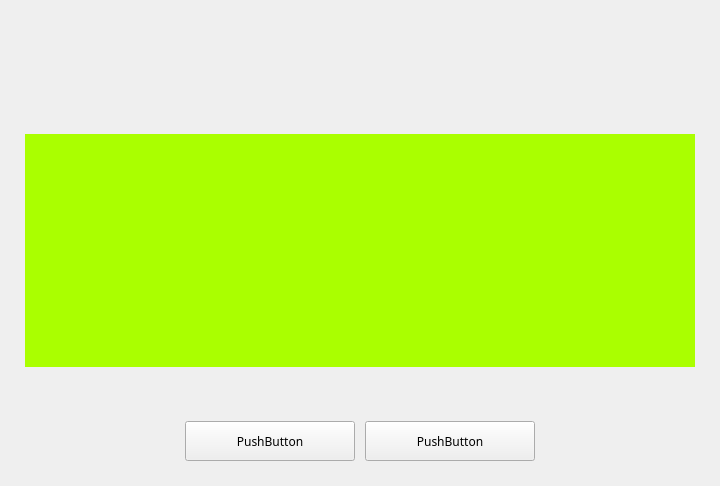
<?xml version="1.0" encoding="UTF-8"?>
<ui version="4.0">
 <class>PLSUpdateView</class>
 <widget class="QWidget" name="PLSUpdateView">
  <property name="geometry">
   <rect>
    <x>0</x>
    <y>0</y>
    <width>720</width>
    <height>486</height>
   </rect>
  </property>
  <property name="windowTitle">
   <string/>
  </property>
  <property name="styleSheet">
   <string notr="true"/>
  </property>
  <layout class="QVBoxLayout" name="verticalLayout">
   <property name="spacing">
    <number>0</number>
   </property>
   <property name="leftMargin">
    <number>0</number>
   </property>
   <property name="topMargin">
    <number>0</number>
   </property>
   <property name="rightMargin">
    <number>0</number>
   </property>
   <property name="bottomMargin">
    <number>0</number>
   </property>
   <item>
    <layout class="QHBoxLayout" name="horizontaToplLayout">
     <property name="spacing">
      <number>0</number>
     </property>
     <property name="sizeConstraint">
      <enum>QLayout::SetDefaultConstraint</enum>
     </property>
     <property name="leftMargin">
      <number>40</number>
     </property>
     <property name="topMargin">
      <number>40</number>
     </property>
     <property name="rightMargin">
      <number>40</number>
     </property>
     <item>
      <widget class="QLabel" name="updateTopDescription">
       <property name="sizePolicy">
        <sizepolicy hsizetype="Preferred" vsizetype="Fixed">
         <horstretch>0</horstretch>
         <verstretch>0</verstretch>
        </sizepolicy>
       </property>
       <property name="minimumSize">
        <size>
         <width>0</width>
         <height>60</height>
        </size>
       </property>
       <property name="maximumSize">
        <size>
         <width>16777215</width>
         <height>60</height>
        </size>
       </property>
       <property name="palette">
        <palette>
         <active>
          <colorrole role="WindowText">
           <brush brushstyle="SolidPattern">
            <color alpha="255">
             <red>255</red>
             <green>255</green>
             <blue>255</blue>
            </color>
           </brush>
          </colorrole>
          <colorrole role="Button">
           <brush brushstyle="SolidPattern">
            <color alpha="255">
             <red>170</red>
             <green>170</green>
             <blue>0</blue>
            </color>
           </brush>
          </colorrole>
          <colorrole role="Light">
           <brush brushstyle="SolidPattern">
            <color alpha="255">
             <red>255</red>
             <green>255</green>
             <blue>0</blue>
            </color>
           </brush>
          </colorrole>
          <colorrole role="Midlight">
           <brush brushstyle="SolidPattern">
            <color alpha="255">
             <red>212</red>
             <green>212</green>
             <blue>0</blue>
            </color>
           </brush>
          </colorrole>
          <colorrole role="Dark">
           <brush brushstyle="SolidPattern">
            <color alpha="255">
             <red>85</red>
             <green>85</green>
             <blue>0</blue>
            </color>
           </brush>
          </colorrole>
          <colorrole role="Mid">
           <brush brushstyle="SolidPattern">
            <color alpha="255">
             <red>113</red>
             <green>113</green>
             <blue>0</blue>
            </color>
           </brush>
          </colorrole>
          <colorrole role="Text">
           <brush brushstyle="SolidPattern">
            <color alpha="255">
             <red>255</red>
             <green>255</green>
             <blue>255</blue>
            </color>
           </brush>
          </colorrole>
          <colorrole role="BrightText">
           <brush brushstyle="SolidPattern">
            <color alpha="255">
             <red>255</red>
             <green>255</green>
             <blue>255</blue>
            </color>
           </brush>
          </colorrole>
          <colorrole role="ButtonText">
           <brush brushstyle="SolidPattern">
            <color alpha="255">
             <red>255</red>
             <green>255</green>
             <blue>255</blue>
            </color>
           </brush>
          </colorrole>
          <colorrole role="Base">
           <brush brushstyle="SolidPattern">
            <color alpha="255">
             <red>255</red>
             <green>255</green>
             <blue>255</blue>
            </color>
           </brush>
          </colorrole>
          <colorrole role="Window">
           <brush brushstyle="SolidPattern">
            <color alpha="255">
             <red>170</red>
             <green>170</green>
             <blue>0</blue>
            </color>
           </brush>
          </colorrole>
          <colorrole role="Shadow">
           <brush brushstyle="SolidPattern">
            <color alpha="255">
             <red>0</red>
             <green>0</green>
             <blue>0</blue>
            </color>
           </brush>
          </colorrole>
          <colorrole role="AlternateBase">
           <brush brushstyle="SolidPattern">
            <color alpha="255">
             <red>212</red>
             <green>212</green>
             <blue>127</blue>
            </color>
           </brush>
          </colorrole>
          <colorrole role="ToolTipBase">
           <brush brushstyle="SolidPattern">
            <color alpha="255">
             <red>255</red>
             <green>255</green>
             <blue>220</blue>
            </color>
           </brush>
          </colorrole>
          <colorrole role="ToolTipText">
           <brush brushstyle="SolidPattern">
            <color alpha="255">
             <red>0</red>
             <green>0</green>
             <blue>0</blue>
            </color>
           </brush>
          </colorrole>
          <colorrole role="PlaceholderText">
           <brush brushstyle="SolidPattern">
            <color alpha="128">
             <red>0</red>
             <green>0</green>
             <blue>0</blue>
            </color>
           </brush>
          </colorrole>
         </active>
         <inactive>
          <colorrole role="WindowText">
           <brush brushstyle="SolidPattern">
            <color alpha="255">
             <red>255</red>
             <green>255</green>
             <blue>255</blue>
            </color>
           </brush>
          </colorrole>
          <colorrole role="Button">
           <brush brushstyle="SolidPattern">
            <color alpha="255">
             <red>170</red>
             <green>170</green>
             <blue>0</blue>
            </color>
           </brush>
          </colorrole>
          <colorrole role="Light">
           <brush brushstyle="SolidPattern">
            <color alpha="255">
             <red>255</red>
             <green>255</green>
             <blue>0</blue>
            </color>
           </brush>
          </colorrole>
          <colorrole role="Midlight">
           <brush brushstyle="SolidPattern">
            <color alpha="255">
             <red>212</red>
             <green>212</green>
             <blue>0</blue>
            </color>
           </brush>
          </colorrole>
          <colorrole role="Dark">
           <brush brushstyle="SolidPattern">
            <color alpha="255">
             <red>85</red>
             <green>85</green>
             <blue>0</blue>
            </color>
           </brush>
          </colorrole>
          <colorrole role="Mid">
           <brush brushstyle="SolidPattern">
            <color alpha="255">
             <red>113</red>
             <green>113</green>
             <blue>0</blue>
            </color>
           </brush>
          </colorrole>
          <colorrole role="Text">
           <brush brushstyle="SolidPattern">
            <color alpha="255">
             <red>255</red>
             <green>255</green>
             <blue>255</blue>
            </color>
           </brush>
          </colorrole>
          <colorrole role="BrightText">
           <brush brushstyle="SolidPattern">
            <color alpha="255">
             <red>255</red>
             <green>255</green>
             <blue>255</blue>
            </color>
           </brush>
          </colorrole>
          <colorrole role="ButtonText">
           <brush brushstyle="SolidPattern">
            <color alpha="255">
             <red>255</red>
             <green>255</green>
             <blue>255</blue>
            </color>
           </brush>
          </colorrole>
          <colorrole role="Base">
           <brush brushstyle="SolidPattern">
            <color alpha="255">
             <red>255</red>
             <green>255</green>
             <blue>255</blue>
            </color>
           </brush>
          </colorrole>
          <colorrole role="Window">
           <brush brushstyle="SolidPattern">
            <color alpha="255">
             <red>170</red>
             <green>170</green>
             <blue>0</blue>
            </color>
           </brush>
          </colorrole>
          <colorrole role="Shadow">
           <brush brushstyle="SolidPattern">
            <color alpha="255">
             <red>0</red>
             <green>0</green>
             <blue>0</blue>
            </color>
           </brush>
          </colorrole>
          <colorrole role="AlternateBase">
           <brush brushstyle="SolidPattern">
            <color alpha="255">
             <red>212</red>
             <green>212</green>
             <blue>127</blue>
            </color>
           </brush>
          </colorrole>
          <colorrole role="ToolTipBase">
           <brush brushstyle="SolidPattern">
            <color alpha="255">
             <red>255</red>
             <green>255</green>
             <blue>220</blue>
            </color>
           </brush>
          </colorrole>
          <colorrole role="ToolTipText">
           <brush brushstyle="SolidPattern">
            <color alpha="255">
             <red>0</red>
             <green>0</green>
             <blue>0</blue>
            </color>
           </brush>
          </colorrole>
          <colorrole role="PlaceholderText">
           <brush brushstyle="SolidPattern">
            <color alpha="128">
             <red>0</red>
             <green>0</green>
             <blue>0</blue>
            </color>
           </brush>
          </colorrole>
         </inactive>
         <disabled>
          <colorrole role="WindowText">
           <brush brushstyle="SolidPattern">
            <color alpha="255">
             <red>255</red>
             <green>255</green>
             <blue>255</blue>
            </color>
           </brush>
          </colorrole>
          <colorrole role="Button">
           <brush brushstyle="SolidPattern">
            <color alpha="255">
             <red>170</red>
             <green>170</green>
             <blue>0</blue>
            </color>
           </brush>
          </colorrole>
          <colorrole role="Light">
           <brush brushstyle="SolidPattern">
            <color alpha="255">
             <red>255</red>
             <green>255</green>
             <blue>0</blue>
            </color>
           </brush>
          </colorrole>
          <colorrole role="Midlight">
           <brush brushstyle="SolidPattern">
            <color alpha="255">
             <red>212</red>
             <green>212</green>
             <blue>0</blue>
            </color>
           </brush>
          </colorrole>
          <colorrole role="Dark">
           <brush brushstyle="SolidPattern">
            <color alpha="255">
             <red>85</red>
             <green>85</green>
             <blue>0</blue>
            </color>
           </brush>
          </colorrole>
          <colorrole role="Mid">
           <brush brushstyle="SolidPattern">
            <color alpha="255">
             <red>113</red>
             <green>113</green>
             <blue>0</blue>
            </color>
           </brush>
          </colorrole>
          <colorrole role="Text">
           <brush brushstyle="SolidPattern">
            <color alpha="255">
             <red>255</red>
             <green>255</green>
             <blue>255</blue>
            </color>
           </brush>
          </colorrole>
          <colorrole role="BrightText">
           <brush brushstyle="SolidPattern">
            <color alpha="255">
             <red>255</red>
             <green>255</green>
             <blue>255</blue>
            </color>
           </brush>
          </colorrole>
          <colorrole role="ButtonText">
           <brush brushstyle="SolidPattern">
            <color alpha="255">
             <red>255</red>
             <green>255</green>
             <blue>255</blue>
            </color>
           </brush>
          </colorrole>
          <colorrole role="Base">
           <brush brushstyle="SolidPattern">
            <color alpha="255">
             <red>170</red>
             <green>170</green>
             <blue>0</blue>
            </color>
           </brush>
          </colorrole>
          <colorrole role="Window">
           <brush brushstyle="SolidPattern">
            <color alpha="255">
             <red>170</red>
             <green>170</green>
             <blue>0</blue>
            </color>
           </brush>
          </colorrole>
          <colorrole role="Shadow">
           <brush brushstyle="SolidPattern">
            <color alpha="255">
             <red>0</red>
             <green>0</green>
             <blue>0</blue>
            </color>
           </brush>
          </colorrole>
          <colorrole role="AlternateBase">
           <brush brushstyle="SolidPattern">
            <color alpha="255">
             <red>170</red>
             <green>170</green>
             <blue>0</blue>
            </color>
           </brush>
          </colorrole>
          <colorrole role="ToolTipBase">
           <brush brushstyle="SolidPattern">
            <color alpha="255">
             <red>255</red>
             <green>255</green>
             <blue>220</blue>
            </color>
           </brush>
          </colorrole>
          <colorrole role="ToolTipText">
           <brush brushstyle="SolidPattern">
            <color alpha="255">
             <red>0</red>
             <green>0</green>
             <blue>0</blue>
            </color>
           </brush>
          </colorrole>
          <colorrole role="PlaceholderText">
           <brush brushstyle="SolidPattern">
            <color alpha="128">
             <red>0</red>
             <green>0</green>
             <blue>0</blue>
            </color>
           </brush>
          </colorrole>
         </disabled>
        </palette>
       </property>
       <property name="autoFillBackground">
        <bool>false</bool>
       </property>
       <property name="text">
        <string/>
       </property>
       <property name="textFormat">
        <enum>Qt::AutoText</enum>
       </property>
       <property name="alignment">
        <set>Qt::AlignCenter</set>
       </property>
       <property name="wordWrap">
        <bool>true</bool>
       </property>
      </widget>
     </item>
    </layout>
   </item>
   <item>
    <spacer name="verticalSpacer">
     <property name="orientation">
      <enum>Qt::Vertical</enum>
     </property>
     <property name="sizeType">
      <enum>QSizePolicy::Fixed</enum>
     </property>
     <property name="sizeHint" stdset="0">
      <size>
       <width>20</width>
       <height>30</height>
      </size>
     </property>
    </spacer>
   </item>
   <item>
    <layout class="QHBoxLayout" name="horizontalLayout">
     <item>
      <spacer name="horizontalSpacer_4">
       <property name="orientation">
        <enum>Qt::Horizontal</enum>
       </property>
       <property name="sizeType">
        <enum>QSizePolicy::Fixed</enum>
       </property>
       <property name="sizeHint" stdset="0">
        <size>
         <width>25</width>
         <height>20</height>
        </size>
       </property>
      </spacer>
     </item>
     <item>
      <layout class="QHBoxLayout" name="horizontalMiddleLayout">
       <property name="spacing">
        <number>0</number>
       </property>
       <property name="leftMargin">
        <number>0</number>
       </property>
       <property name="topMargin">
        <number>0</number>
       </property>
       <property name="rightMargin">
        <number>0</number>
       </property>
       <item>
        <widget class="QStackedWidget" name="middleWidget">
         <property name="sizePolicy">
          <sizepolicy hsizetype="Preferred" vsizetype="Fixed">
           <horstretch>0</horstretch>
           <verstretch>0</verstretch>
          </sizepolicy>
         </property>
         <property name="minimumSize">
          <size>
           <width>0</width>
           <height>233</height>
          </size>
         </property>
         <property name="maximumSize">
          <size>
           <width>16777215</width>
           <height>233</height>
          </size>
         </property>
         <property name="palette">
          <palette>
           <active>
            <colorrole role="WindowText">
             <brush brushstyle="SolidPattern">
              <color alpha="255">
               <red>0</red>
               <green>0</green>
               <blue>0</blue>
              </color>
             </brush>
            </colorrole>
            <colorrole role="Button">
             <brush brushstyle="SolidPattern">
              <color alpha="255">
               <red>170</red>
               <green>255</green>
               <blue>0</blue>
              </color>
             </brush>
            </colorrole>
            <colorrole role="Light">
             <brush brushstyle="SolidPattern">
              <color alpha="255">
               <red>213</red>
               <green>255</green>
               <blue>127</blue>
              </color>
             </brush>
            </colorrole>
            <colorrole role="Midlight">
             <brush brushstyle="SolidPattern">
              <color alpha="255">
               <red>191</red>
               <green>255</green>
               <blue>63</blue>
              </color>
             </brush>
            </colorrole>
            <colorrole role="Dark">
             <brush brushstyle="SolidPattern">
              <color alpha="255">
               <red>85</red>
               <green>127</green>
               <blue>0</blue>
              </color>
             </brush>
            </colorrole>
            <colorrole role="Mid">
             <brush brushstyle="SolidPattern">
              <color alpha="255">
               <red>113</red>
               <green>170</green>
               <blue>0</blue>
              </color>
             </brush>
            </colorrole>
            <colorrole role="Text">
             <brush brushstyle="SolidPattern">
              <color alpha="255">
               <red>0</red>
               <green>0</green>
               <blue>0</blue>
              </color>
             </brush>
            </colorrole>
            <colorrole role="BrightText">
             <brush brushstyle="SolidPattern">
              <color alpha="255">
               <red>255</red>
               <green>255</green>
               <blue>255</blue>
              </color>
             </brush>
            </colorrole>
            <colorrole role="ButtonText">
             <brush brushstyle="SolidPattern">
              <color alpha="255">
               <red>0</red>
               <green>0</green>
               <blue>0</blue>
              </color>
             </brush>
            </colorrole>
            <colorrole role="Base">
             <brush brushstyle="SolidPattern">
              <color alpha="255">
               <red>255</red>
               <green>255</green>
               <blue>255</blue>
              </color>
             </brush>
            </colorrole>
            <colorrole role="Window">
             <brush brushstyle="SolidPattern">
              <color alpha="255">
               <red>170</red>
               <green>255</green>
               <blue>0</blue>
              </color>
             </brush>
            </colorrole>
            <colorrole role="Shadow">
             <brush brushstyle="SolidPattern">
              <color alpha="255">
               <red>0</red>
               <green>0</green>
               <blue>0</blue>
              </color>
             </brush>
            </colorrole>
            <colorrole role="AlternateBase">
             <brush brushstyle="SolidPattern">
              <color alpha="255">
               <red>212</red>
               <green>255</green>
               <blue>127</blue>
              </color>
             </brush>
            </colorrole>
            <colorrole role="ToolTipBase">
             <brush brushstyle="SolidPattern">
              <color alpha="255">
               <red>255</red>
               <green>255</green>
               <blue>220</blue>
              </color>
             </brush>
            </colorrole>
            <colorrole role="ToolTipText">
             <brush brushstyle="SolidPattern">
              <color alpha="255">
               <red>0</red>
               <green>0</green>
               <blue>0</blue>
              </color>
             </brush>
            </colorrole>
            <colorrole role="PlaceholderText">
             <brush brushstyle="SolidPattern">
              <color alpha="128">
               <red>0</red>
               <green>0</green>
               <blue>0</blue>
              </color>
             </brush>
            </colorrole>
           </active>
           <inactive>
            <colorrole role="WindowText">
             <brush brushstyle="SolidPattern">
              <color alpha="255">
               <red>0</red>
               <green>0</green>
               <blue>0</blue>
              </color>
             </brush>
            </colorrole>
            <colorrole role="Button">
             <brush brushstyle="SolidPattern">
              <color alpha="255">
               <red>170</red>
               <green>255</green>
               <blue>0</blue>
              </color>
             </brush>
            </colorrole>
            <colorrole role="Light">
             <brush brushstyle="SolidPattern">
              <color alpha="255">
               <red>213</red>
               <green>255</green>
               <blue>127</blue>
              </color>
             </brush>
            </colorrole>
            <colorrole role="Midlight">
             <brush brushstyle="SolidPattern">
              <color alpha="255">
               <red>191</red>
               <green>255</green>
               <blue>63</blue>
              </color>
             </brush>
            </colorrole>
            <colorrole role="Dark">
             <brush brushstyle="SolidPattern">
              <color alpha="255">
               <red>85</red>
               <green>127</green>
               <blue>0</blue>
              </color>
             </brush>
            </colorrole>
            <colorrole role="Mid">
             <brush brushstyle="SolidPattern">
              <color alpha="255">
               <red>113</red>
               <green>170</green>
               <blue>0</blue>
              </color>
             </brush>
            </colorrole>
            <colorrole role="Text">
             <brush brushstyle="SolidPattern">
              <color alpha="255">
               <red>0</red>
               <green>0</green>
               <blue>0</blue>
              </color>
             </brush>
            </colorrole>
            <colorrole role="BrightText">
             <brush brushstyle="SolidPattern">
              <color alpha="255">
               <red>255</red>
               <green>255</green>
               <blue>255</blue>
              </color>
             </brush>
            </colorrole>
            <colorrole role="ButtonText">
             <brush brushstyle="SolidPattern">
              <color alpha="255">
               <red>0</red>
               <green>0</green>
               <blue>0</blue>
              </color>
             </brush>
            </colorrole>
            <colorrole role="Base">
             <brush brushstyle="SolidPattern">
              <color alpha="255">
               <red>255</red>
               <green>255</green>
               <blue>255</blue>
              </color>
             </brush>
            </colorrole>
            <colorrole role="Window">
             <brush brushstyle="SolidPattern">
              <color alpha="255">
               <red>170</red>
               <green>255</green>
               <blue>0</blue>
              </color>
             </brush>
            </colorrole>
            <colorrole role="Shadow">
             <brush brushstyle="SolidPattern">
              <color alpha="255">
               <red>0</red>
               <green>0</green>
               <blue>0</blue>
              </color>
             </brush>
            </colorrole>
            <colorrole role="AlternateBase">
             <brush brushstyle="SolidPattern">
              <color alpha="255">
               <red>212</red>
               <green>255</green>
               <blue>127</blue>
              </color>
             </brush>
            </colorrole>
            <colorrole role="ToolTipBase">
             <brush brushstyle="SolidPattern">
              <color alpha="255">
               <red>255</red>
               <green>255</green>
               <blue>220</blue>
              </color>
             </brush>
            </colorrole>
            <colorrole role="ToolTipText">
             <brush brushstyle="SolidPattern">
              <color alpha="255">
               <red>0</red>
               <green>0</green>
               <blue>0</blue>
              </color>
             </brush>
            </colorrole>
            <colorrole role="PlaceholderText">
             <brush brushstyle="SolidPattern">
              <color alpha="128">
               <red>0</red>
               <green>0</green>
               <blue>0</blue>
              </color>
             </brush>
            </colorrole>
           </inactive>
           <disabled>
            <colorrole role="WindowText">
             <brush brushstyle="SolidPattern">
              <color alpha="255">
               <red>85</red>
               <green>127</green>
               <blue>0</blue>
              </color>
             </brush>
            </colorrole>
            <colorrole role="Button">
             <brush brushstyle="SolidPattern">
              <color alpha="255">
               <red>170</red>
               <green>255</green>
               <blue>0</blue>
              </color>
             </brush>
            </colorrole>
            <colorrole role="Light">
             <brush brushstyle="SolidPattern">
              <color alpha="255">
               <red>213</red>
               <green>255</green>
               <blue>127</blue>
              </color>
             </brush>
            </colorrole>
            <colorrole role="Midlight">
             <brush brushstyle="SolidPattern">
              <color alpha="255">
               <red>191</red>
               <green>255</green>
               <blue>63</blue>
              </color>
             </brush>
            </colorrole>
            <colorrole role="Dark">
             <brush brushstyle="SolidPattern">
              <color alpha="255">
               <red>85</red>
               <green>127</green>
               <blue>0</blue>
              </color>
             </brush>
            </colorrole>
            <colorrole role="Mid">
             <brush brushstyle="SolidPattern">
              <color alpha="255">
               <red>113</red>
               <green>170</green>
               <blue>0</blue>
              </color>
             </brush>
            </colorrole>
            <colorrole role="Text">
             <brush brushstyle="SolidPattern">
              <color alpha="255">
               <red>85</red>
               <green>127</green>
               <blue>0</blue>
              </color>
             </brush>
            </colorrole>
            <colorrole role="BrightText">
             <brush brushstyle="SolidPattern">
              <color alpha="255">
               <red>255</red>
               <green>255</green>
               <blue>255</blue>
              </color>
             </brush>
            </colorrole>
            <colorrole role="ButtonText">
             <brush brushstyle="SolidPattern">
              <color alpha="255">
               <red>85</red>
               <green>127</green>
               <blue>0</blue>
              </color>
             </brush>
            </colorrole>
            <colorrole role="Base">
             <brush brushstyle="SolidPattern">
              <color alpha="255">
               <red>170</red>
               <green>255</green>
               <blue>0</blue>
              </color>
             </brush>
            </colorrole>
            <colorrole role="Window">
             <brush brushstyle="SolidPattern">
              <color alpha="255">
               <red>170</red>
               <green>255</green>
               <blue>0</blue>
              </color>
             </brush>
            </colorrole>
            <colorrole role="Shadow">
             <brush brushstyle="SolidPattern">
              <color alpha="255">
               <red>0</red>
               <green>0</green>
               <blue>0</blue>
              </color>
             </brush>
            </colorrole>
            <colorrole role="AlternateBase">
             <brush brushstyle="SolidPattern">
              <color alpha="255">
               <red>170</red>
               <green>255</green>
               <blue>0</blue>
              </color>
             </brush>
            </colorrole>
            <colorrole role="ToolTipBase">
             <brush brushstyle="SolidPattern">
              <color alpha="255">
               <red>255</red>
               <green>255</green>
               <blue>220</blue>
              </color>
             </brush>
            </colorrole>
            <colorrole role="ToolTipText">
             <brush brushstyle="SolidPattern">
              <color alpha="255">
               <red>0</red>
               <green>0</green>
               <blue>0</blue>
              </color>
             </brush>
            </colorrole>
            <colorrole role="PlaceholderText">
             <brush brushstyle="SolidPattern">
              <color alpha="128">
               <red>0</red>
               <green>0</green>
               <blue>0</blue>
              </color>
             </brush>
            </colorrole>
           </disabled>
          </palette>
         </property>
         <property name="autoFillBackground">
          <bool>true</bool>
         </property>
         <property name="frameShape">
          <enum>QFrame::NoFrame</enum>
         </property>
         <property name="frameShadow">
          <enum>QFrame::Raised</enum>
         </property>
         <property name="currentIndex">
          <number>0</number>
         </property>
         <widget class="QWidget" name="page_3"/>
         <widget class="QWidget" name="page_4"/>
        </widget>
       </item>
      </layout>
     </item>
     <item>
      <spacer name="horizontalSpacer_5">
       <property name="orientation">
        <enum>Qt::Horizontal</enum>
       </property>
       <property name="sizeType">
        <enum>QSizePolicy::Fixed</enum>
       </property>
       <property name="sizeHint" stdset="0">
        <size>
         <width>25</width>
         <height>20</height>
        </size>
       </property>
      </spacer>
     </item>
    </layout>
   </item>
   <item>
    <spacer name="verticalSpacer_3">
     <property name="orientation">
      <enum>Qt::Vertical</enum>
     </property>
     <property name="sizeType">
      <enum>QSizePolicy::Fixed</enum>
     </property>
     <property name="sizeHint" stdset="0">
      <size>
       <width>20</width>
       <height>30</height>
      </size>
     </property>
    </spacer>
   </item>
   <item>
    <layout class="QHBoxLayout" name="horizontalLayout_2">
     <property name="spacing">
      <number>0</number>
     </property>
     <item>
      <widget class="QLabel" name="lineView">
       <property name="minimumSize">
        <size>
         <width>0</width>
         <height>1</height>
        </size>
       </property>
       <property name="maximumSize">
        <size>
         <width>16777215</width>
         <height>1</height>
        </size>
       </property>
       <property name="autoFillBackground">
        <bool>false</bool>
       </property>
       <property name="text">
        <string/>
       </property>
      </widget>
     </item>
    </layout>
   </item>
   <item>
    <spacer name="verticalSpacer_2">
     <property name="orientation">
      <enum>Qt::Vertical</enum>
     </property>
     <property name="sizeType">
      <enum>QSizePolicy::Fixed</enum>
     </property>
     <property name="sizeHint" stdset="0">
      <size>
       <width>20</width>
       <height>19</height>
      </size>
     </property>
    </spacer>
   </item>
   <item>
    <layout class="QHBoxLayout" name="horizontalBottomLayout">
     <property name="spacing">
      <number>10</number>
     </property>
     <property name="bottomMargin">
      <number>20</number>
     </property>
     <item>
      <spacer name="horizontalSpacer">
       <property name="orientation">
        <enum>Qt::Horizontal</enum>
       </property>
       <property name="sizeHint" stdset="0">
        <size>
         <width>40</width>
         <height>20</height>
        </size>
       </property>
      </spacer>
     </item>
     <item>
      <widget class="QPushButton" name="nextUpdateBtn">
       <property name="sizePolicy">
        <sizepolicy hsizetype="Fixed" vsizetype="Fixed">
         <horstretch>0</horstretch>
         <verstretch>0</verstretch>
        </sizepolicy>
       </property>
       <property name="minimumSize">
        <size>
         <width>170</width>
         <height>40</height>
        </size>
       </property>
       <property name="maximumSize">
        <size>
         <width>170</width>
         <height>40</height>
        </size>
       </property>
       <property name="font">
        <font>
         <family>Agency FB</family>
         <pointsize>9</pointsize>
        </font>
       </property>
       <property name="text">
        <string>PushButton</string>
       </property>
       <property name="flat">
        <bool>false</bool>
       </property>
      </widget>
     </item>
     <item>
      <widget class="QPushButton" name="nowUpdateBtn">
       <property name="sizePolicy">
        <sizepolicy hsizetype="Fixed" vsizetype="Fixed">
         <horstretch>0</horstretch>
         <verstretch>0</verstretch>
        </sizepolicy>
       </property>
       <property name="minimumSize">
        <size>
         <width>170</width>
         <height>40</height>
        </size>
       </property>
       <property name="maximumSize">
        <size>
         <width>170</width>
         <height>40</height>
        </size>
       </property>
       <property name="font">
        <font>
         <family>Agency FB</family>
        </font>
       </property>
       <property name="text">
        <string>PushButton</string>
       </property>
       <property name="flat">
        <bool>false</bool>
       </property>
      </widget>
     </item>
     <item>
      <spacer name="horizontalSpacer_3">
       <property name="orientation">
        <enum>Qt::Horizontal</enum>
       </property>
       <property name="sizeHint" stdset="0">
        <size>
         <width>40</width>
         <height>20</height>
        </size>
       </property>
      </spacer>
     </item>
    </layout>
   </item>
  </layout>
 </widget>
 <resources/>
 <connections/>
</ui>
